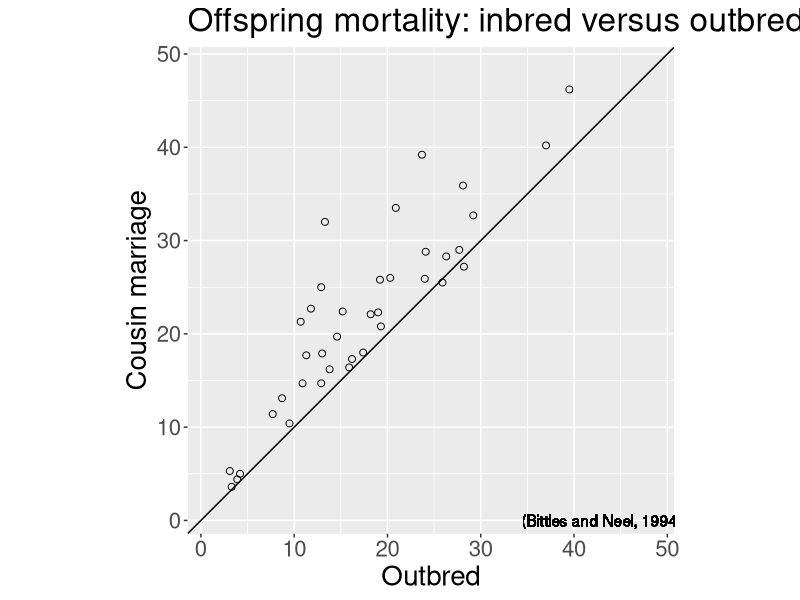

The R source for this figure:
library(ggplot2)
dat <- read.table("inbredmort.txt", header=T)

# Adjust text size. Default is 11
mytheme = theme_get()
mytheme$text$size = 20
theme_set(mytheme)

# The range of the combined data.
r <- with(dat, range(c(outbred, cousin)))

# Add a little to both ends so that the points don't fall on the axes.
dr <- diff(r)/20
mylim <- c( r[1]-dr, r[2]+dr)

# Plot data
plt <- ggplot(dat, aes(outbred, cousin)) +
  geom_point(shape=1, size=2) +
  xlim(mylim) + ylim(mylim) +
  coord_fixed(ratio=1) +
  geom_abline(slope=1, intercept=0) +
  geom_text(x=43, y=0, label="(Bittles and Neel, 1994)") +
  ggtitle("Offspring mortality: inbred versus outbred") +
  xlab("Outbred") +
  ylab("Cousin marriage")
ggsave("inbredmort.pdf", plot=plt)

